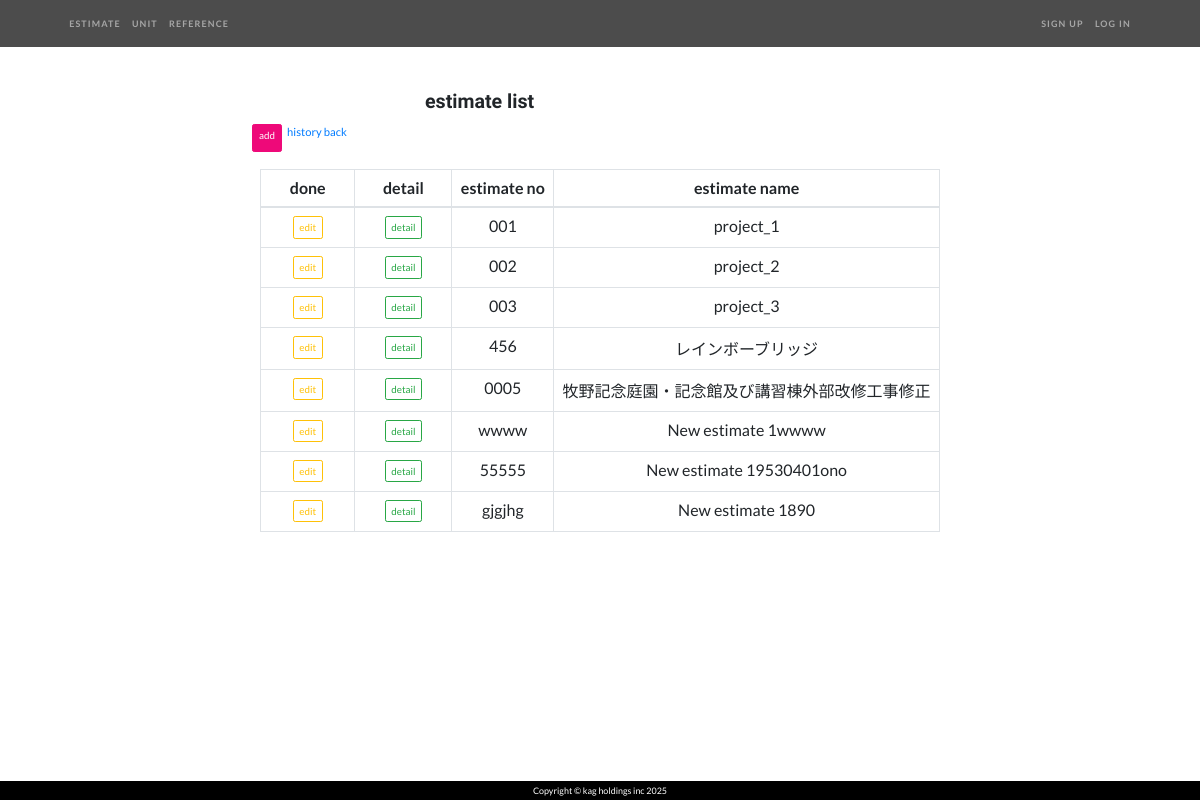
The app's page /estimate/ with its own data.
### app/models.py (models this page shows, shortened)
class Estimate(models.Model):
    class Meta:
        db_table = 'estimate'
    estimate_no = models.CharField(max_length=15, null=True, blank=True, verbose_name='estimate no')
    estimate_name = models.CharField(max_length=60, null=True, blank=True, verbose_name='estimate name')

### estimate/views.py (the view)
# urls.py: path('', views.EstimateList.as_view(), name='estimate_list'),  # 一覧
class EstimateList(generic.ListView):
    context_object_name = 'estimate_list'
    template_name = 'estimate_list.html'
    model = Estimate
    def get_queryset(self):
        estimate = Estimate.objects.all()
        return estimate

### estimate/templates/estimate_list.html (shortened to what this page needs)
{% extends 'base.html' %}
{%load static %}
{% block header %}
<div class="container">
    <header>
        <div class="row">
            <div class="col-sm-4">
            </div>
            <div class="my-div-style col-sm">
                <h3>estimate list</h3>
            </div>
        </div>
    </header>
    <div class="col-8 offset-2 justify-content-center">
        <form method="POST" enctype="multipart/form-data">
            <div class="row">
                <div class="d-flex flex-row mx-4 my-2">
                    <a class="btn btn-primary btn-sm mx-2" href="{% url 'estimate:estimate_add' %}">add</a>
                    <p><a href="#" onClick="history.back(); return false;">history back</a></p>
                </div>
            </div>
        </form>
        <div class="container-fluid">
            {% if estimate_list|length == 0 %}
            <p>検索結果が存在しません。</p>
            {% else %}
            <table class="table table-hover table-bordered text-nowrap .thead-dark">
                <tr align="center">
                    <th>done</th>
                    <th>detail</th>
                    <th>estimate no</th>
                    <th>estimate name</th>
                </tr>
                <tbody>
                {% for item in estimate_list %}
                <tr>
                    <td align="center" width="20%">
                        <a href="{% url 'estimate:estimate_edit' item.pk %}" class="btn btn-outline-warning btn-sm">edit</a>
                    </td>
                    <td align="center" width="20%">
                        <a href="{% url 'estimate:estimateD_list'  %}?estimate_no={{ item.estimate_no }}" class="btn btn-outline-success btn-sm">detail</a>
                    </td>
                    <td align="center">{{item.estimate_no}}</td>
                    <td align="center">{{item.estimate_name}}</td>
                </tr>
                {% endfor %}
                </tbody>
            </table>
        </div>
        {% endif %}
    </div>
</div>
{% endblock %}

### static/css/one-page-wonder.css (style rules this page uses)
h1, h2, h3, h4, h5, h6 { font-family: 'Catamaran'; font-weight: 800 !important; }
.btn-primary { background-color: #ee0979; border-color: #ee0979; }

### static/css/myStyle.css (style rules this page uses)
.my-div-style { margin-top:8rem; }
html { font-size:70% }

### static/css/list.css (style rules this page uses)
.fix-list .table th:first-child, td:first-child { position: sticky; position: -webkit-sticky; left: 0; background-color : #FFFFFF; }
.text-nowrap { white-space: nowrap !important; }

### records on screen
Estimate: estimate_no "001", estimate_name "project_1"
Estimate: estimate_no "002", estimate_name "project_2"
Estimate: estimate_no "003", estimate_name "project_3"
Estimate: estimate_no "456", estimate_name "レインボーブリッジ"
Estimate: estimate_no "0005", estimate_name "牧野記念庭園・記念館及び講習棟外部改修工事修正"
Estimate: estimate_no "wwww", estimate_name "New estimate 1wwww"
Estimate: estimate_no "55555", estimate_name "New estimate 19530401ono"
Estimate: estimate_no "gjgjhg", estimate_name "New estimate 1890"
